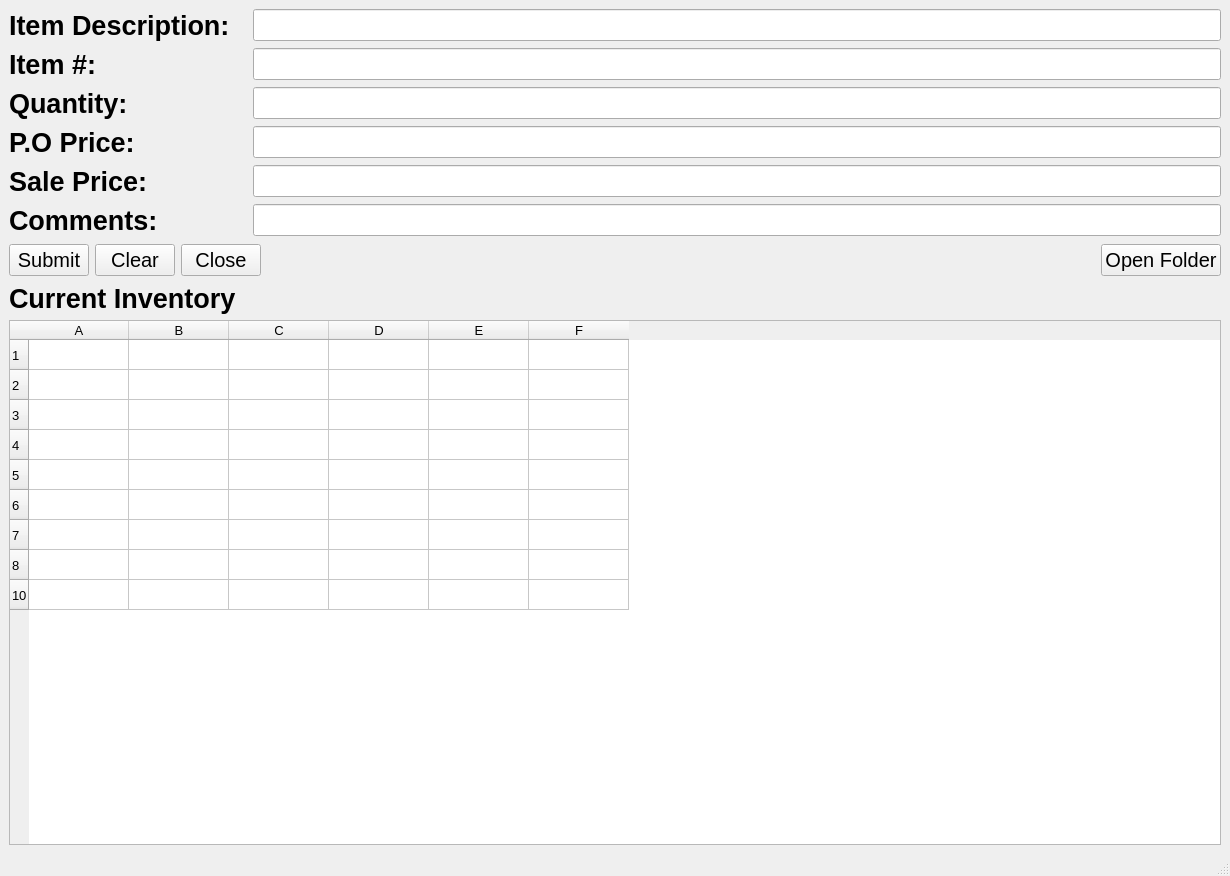
<?xml version="1.0" encoding="UTF-8"?>
<ui version="4.0">
 <class>MainWindow</class>
 <widget class="QMainWindow" name="MainWindow">
  <property name="geometry">
   <rect>
    <x>0</x>
    <y>0</y>
    <width>1230</width>
    <height>876</height>
   </rect>
  </property>
  <property name="font">
   <font>
    <pointsize>10</pointsize>
   </font>
  </property>
  <property name="windowTitle">
   <string>MainWindow</string>
  </property>
  <widget class="QWidget" name="centralwidget">
   <layout class="QGridLayout" name="gridLayout_3">
    <item row="3" column="0" colspan="3">
     <widget class="QTableWidget" name="cur_inv_tbl">
      <row>
       <property name="text">
        <string>1</string>
       </property>
      </row>
      <row>
       <property name="text">
        <string>2</string>
       </property>
      </row>
      <row>
       <property name="text">
        <string>3</string>
       </property>
      </row>
      <row>
       <property name="text">
        <string>4</string>
       </property>
      </row>
      <row>
       <property name="text">
        <string>5</string>
       </property>
      </row>
      <row>
       <property name="text">
        <string>6</string>
       </property>
      </row>
      <row>
       <property name="text">
        <string>7</string>
       </property>
      </row>
      <row>
       <property name="text">
        <string>8</string>
       </property>
      </row>
      <row>
       <property name="text">
        <string>10</string>
       </property>
      </row>
      <column>
       <property name="text">
        <string>A</string>
       </property>
      </column>
      <column>
       <property name="text">
        <string>B</string>
       </property>
      </column>
      <column>
       <property name="text">
        <string>C</string>
       </property>
      </column>
      <column>
       <property name="text">
        <string>D</string>
       </property>
      </column>
      <column>
       <property name="text">
        <string>E</string>
       </property>
      </column>
      <column>
       <property name="text">
        <string>F</string>
       </property>
      </column>
     </widget>
    </item>
    <item row="1" column="2">
     <widget class="QPushButton" name="open_btn">
      <property name="minimumSize">
       <size>
        <width>115</width>
        <height>32</height>
       </size>
      </property>
      <property name="font">
       <font>
        <pointsize>15</pointsize>
       </font>
      </property>
      <property name="text">
       <string>Open Folder</string>
      </property>
     </widget>
    </item>
    <item row="0" column="0" colspan="3">
     <layout class="QGridLayout" name="gridLayout">
      <item row="0" column="0">
       <widget class="QLabel" name="item_desc_lbl">
        <property name="minimumSize">
         <size>
          <width>238</width>
          <height>33</height>
         </size>
        </property>
        <property name="font">
         <font>
          <pointsize>20</pointsize>
          <weight>75</weight>
          <bold>true</bold>
         </font>
        </property>
        <property name="text">
         <string>Item Description:</string>
        </property>
       </widget>
      </item>
      <item row="0" column="1">
       <widget class="QLineEdit" name="item_desc_in">
        <property name="minimumSize">
         <size>
          <width>653</width>
          <height>30</height>
         </size>
        </property>
        <property name="font">
         <font>
          <pointsize>15</pointsize>
         </font>
        </property>
       </widget>
      </item>
      <item row="1" column="0">
       <widget class="QLabel" name="item_nbr_lbl">
        <property name="minimumSize">
         <size>
          <width>238</width>
          <height>33</height>
         </size>
        </property>
        <property name="font">
         <font>
          <pointsize>20</pointsize>
          <weight>75</weight>
          <bold>true</bold>
         </font>
        </property>
        <property name="text">
         <string>Item #:</string>
        </property>
       </widget>
      </item>
      <item row="1" column="1">
       <widget class="QLineEdit" name="item_nbr_in">
        <property name="minimumSize">
         <size>
          <width>653</width>
          <height>30</height>
         </size>
        </property>
        <property name="font">
         <font>
          <pointsize>15</pointsize>
         </font>
        </property>
       </widget>
      </item>
      <item row="2" column="0">
       <widget class="QLabel" name="qnty_lbl">
        <property name="minimumSize">
         <size>
          <width>238</width>
          <height>33</height>
         </size>
        </property>
        <property name="font">
         <font>
          <pointsize>20</pointsize>
          <weight>75</weight>
          <bold>true</bold>
         </font>
        </property>
        <property name="text">
         <string>Quantity:</string>
        </property>
       </widget>
      </item>
      <item row="2" column="1">
       <widget class="QLineEdit" name="qnty_in">
        <property name="minimumSize">
         <size>
          <width>653</width>
          <height>30</height>
         </size>
        </property>
        <property name="font">
         <font>
          <pointsize>15</pointsize>
         </font>
        </property>
       </widget>
      </item>
      <item row="3" column="0">
       <widget class="QLabel" name="po_prc_lbl">
        <property name="minimumSize">
         <size>
          <width>238</width>
          <height>33</height>
         </size>
        </property>
        <property name="font">
         <font>
          <pointsize>20</pointsize>
          <weight>75</weight>
          <bold>true</bold>
         </font>
        </property>
        <property name="text">
         <string>P.O Price:</string>
        </property>
       </widget>
      </item>
      <item row="3" column="1">
       <widget class="QLineEdit" name="po_prc_in">
        <property name="minimumSize">
         <size>
          <width>653</width>
          <height>30</height>
         </size>
        </property>
        <property name="font">
         <font>
          <pointsize>15</pointsize>
         </font>
        </property>
       </widget>
      </item>
      <item row="4" column="0">
       <widget class="QLabel" name="sale_prc_lbl">
        <property name="minimumSize">
         <size>
          <width>238</width>
          <height>33</height>
         </size>
        </property>
        <property name="font">
         <font>
          <pointsize>20</pointsize>
          <weight>75</weight>
          <bold>true</bold>
         </font>
        </property>
        <property name="cursor">
         <cursorShape>ArrowCursor</cursorShape>
        </property>
        <property name="text">
         <string>Sale Price:</string>
        </property>
       </widget>
      </item>
      <item row="4" column="1">
       <widget class="QLineEdit" name="sale_prc_in">
        <property name="minimumSize">
         <size>
          <width>653</width>
          <height>30</height>
         </size>
        </property>
        <property name="font">
         <font>
          <pointsize>15</pointsize>
         </font>
        </property>
       </widget>
      </item>
      <item row="5" column="0">
       <widget class="QLabel" name="comm_lbl">
        <property name="minimumSize">
         <size>
          <width>238</width>
          <height>33</height>
         </size>
        </property>
        <property name="font">
         <font>
          <pointsize>20</pointsize>
          <weight>75</weight>
          <bold>true</bold>
         </font>
        </property>
        <property name="text">
         <string>Comments:</string>
        </property>
       </widget>
      </item>
      <item row="5" column="1">
       <widget class="QLineEdit" name="comm_in">
        <property name="minimumSize">
         <size>
          <width>653</width>
          <height>30</height>
         </size>
        </property>
        <property name="font">
         <font>
          <pointsize>15</pointsize>
         </font>
        </property>
       </widget>
      </item>
     </layout>
    </item>
    <item row="1" column="1">
     <spacer name="horizontalSpacer">
      <property name="minimumSize">
       <size>
        <width>533</width>
        <height>34</height>
       </size>
      </property>
      <property name="orientation">
       <enum>Qt::Horizontal</enum>
      </property>
      <property name="sizeHint" stdset="0">
       <size>
        <width>40</width>
        <height>20</height>
       </size>
      </property>
     </spacer>
    </item>
    <item row="1" column="0">
     <layout class="QGridLayout" name="gridLayout_2">
      <item row="0" column="1">
       <widget class="QPushButton" name="clear_btn">
        <property name="minimumSize">
         <size>
          <width>75</width>
          <height>32</height>
         </size>
        </property>
        <property name="font">
         <font>
          <pointsize>15</pointsize>
         </font>
        </property>
        <property name="text">
         <string>Clear</string>
        </property>
       </widget>
      </item>
      <item row="0" column="0">
       <widget class="QPushButton" name="submit_btn">
        <property name="minimumSize">
         <size>
          <width>75</width>
          <height>32</height>
         </size>
        </property>
        <property name="font">
         <font>
          <pointsize>15</pointsize>
         </font>
        </property>
        <property name="text">
         <string>Submit</string>
        </property>
       </widget>
      </item>
      <item row="0" column="2" colspan="2">
       <widget class="QPushButton" name="close_btn">
        <property name="minimumSize">
         <size>
          <width>75</width>
          <height>32</height>
         </size>
        </property>
        <property name="font">
         <font>
          <pointsize>15</pointsize>
         </font>
        </property>
        <property name="text">
         <string>Close</string>
        </property>
       </widget>
      </item>
     </layout>
    </item>
    <item row="2" column="0">
     <widget class="QLabel" name="cur_inv_lbl">
      <property name="font">
       <font>
        <pointsize>20</pointsize>
        <weight>75</weight>
        <bold>true</bold>
       </font>
      </property>
      <property name="text">
       <string>Current Inventory</string>
      </property>
     </widget>
    </item>
   </layout>
  </widget>
  <widget class="QMenuBar" name="menubar">
   <property name="geometry">
    <rect>
     <x>0</x>
     <y>0</y>
     <width>1230</width>
     <height>23</height>
    </rect>
   </property>
  </widget>
  <widget class="QStatusBar" name="statusbar"/>
 </widget>
 <resources/>
 <connections/>
</ui>
